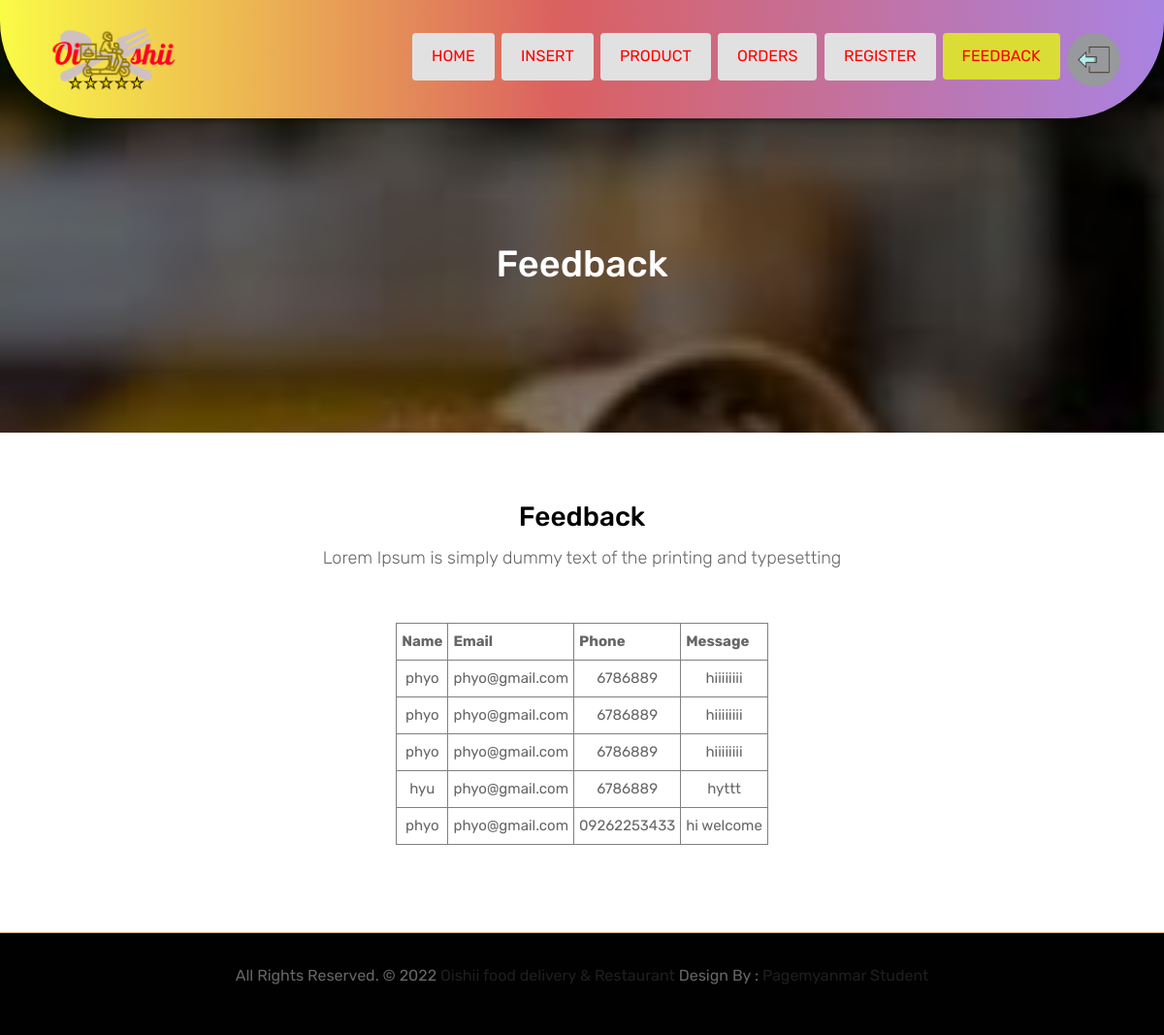
The app's page /admin/feedback.php with its own data.
### tables this page shows
CREATE TABLE IF NOT EXISTS `feedback` (
  `name` varchar(30) NOT NULL,
  `email` varchar(30) NOT NULL,
  `phone` varchar(20) NOT NULL,
  `message` varchar(300) NOT NULL
);

### admin/feedback.php (the view, shortened to what this page needs)
<!DOCTYPE html>
<html lang="en">
<head>
    <link rel="stylesheet" href="css/bootstrap.min.css">
    <link rel="stylesheet" href="css/style.css">
    <link rel="stylesheet" href="css/responsive.css">
    <link rel="stylesheet" href="css/custom.css">
</head>
<body>
	<header class="top-navbar">
		<nav class="navbar navbar-expand-lg navbar-light bg-ry">
			<div class="container">
				<a class="navbar-brand" href="home.php">
					<img class="logo-size hvr-grow-rotate " src="images/logo.png" alt="" />
				</a>
				<div class="collapse navbar-collapse" id="navbars-rs-food">
					<ul class="navbar-nav ml-auto">
						<li class="nav-item "><a class="nav-link" href="home.php">Home</a></li>&nbsp;&nbsp;
						<li class="nav-item"><a class="nav-link" href="insert.php">Insert</a></li>&nbsp;&nbsp;
						<li class="nav-item"><a class="nav-link" href="product.php">Product</a></li>&nbsp;&nbsp;
						<li class="nav-item"><a class="nav-link" href="order.php">Orders</a></li>&nbsp;&nbsp;
						<li class="nav-item"><a class="nav-link" href="register.php">Register</a></li>&nbsp;&nbsp;
						<li class="nav-item"><a class="active" href="feedback.php">Feedback</a></li>&nbsp;&nbsp;
						<li class="nav-item hvr-pulse-shrink "><a  href="index.php"><img class="register" src="images/register.png"></a></li>
					</ul>
				</div>
			</div>
		</nav>
	</header>
	<div class="all-page-title page-breadcrumb">
		<div class="container text-center">
			<div class="row">
				<div class="col-lg-12">
					<h1>Feedback</h1>
				</div>
			</div>
		</div>
	</div>
	<div class="gallery-box">
		<div class="container">
			<div class="row">
				<div class="col-lg-12">
					<div class="heading-title text-center">
						<h2>Feedback</h2>
						<p>Lorem Ipsum is simply dummy text of the printing and typesetting</p>
					</div>
				</div>
			</div>
			<center>
			 <?php
				include("connection.php");
				$view = "SELECT * FROM feedback";
				$result = mysqli_query($con, $view);
				echo "<table border='1' cellspacing='0' cellpadding='5px'>";
				echo "<tr>
						  <th>Name</th>
					  	  <th>Email</th>
					  	  <th>Phone</th>
					  	  <th>Message</th>
					  </tr>
					 ";
				while(list($p_id, $p_brands, $p_model, $p_price, $p_modele, $p_pricee, $p_p, $p_m, $p_pr, $p_pri) = mysqli_fetch_array($result))
				{
					echo "<tr align='center'>";
					echo "<td>". $p_id ."</td>";
					echo "<td>". $p_brands ."</td>";
					echo "<td>". $p_model ."</td>";
					echo "<td>". $p_price ."</td>";
				    echo "</tr>";
				}
				echo "</table>";
		  ?>
		  </center>
		</div>
	</div>
	<footer>
		<div class="copyright">
			<div class="container">
				<div class="row">
					<div class="col-lg-12">
						<p class="company-name">All Rights Reserved. &copy; 2022 <a href="register.html">Oishii food delivery & Restaurant</a> Design By :
					<a href="https://pagemyanmar.com">Pagemyanmar Student</a></p>
					</div>
				</div>
			</div>
		</div>
	</footer>
</body>
</html>

### records on screen
feedback: name "phyo", email "phyo@gmail.com", phone "6786889", message "hiiiiiiii"
feedback: name "phyo", email "phyo@gmail.com", phone "6786889", message "hiiiiiiii"
feedback: name "phyo", email "phyo@gmail.com", phone "6786889", message "hiiiiiiii"
feedback: name "hyu", email "phyo@gmail.com", phone "6786889", message "hyttt"
feedback: name "phyo", email "phyo@gmail.com", phone "09262253433", message "hi welcome"
